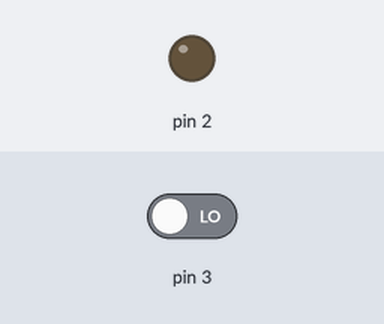
Bench run of a sketch on a simulated Arduino Uno, built with avr-gcc and run on an emulated ATmega328P. On the bench: output pins drawn as LEDs (lit = HIGH). The test bench sets the inputs (shaded band); at power-on: pin 3 LOW.

Above: at 1.2 s.
1.3 s: pin 3 driven HIGH
At 1.9 s:
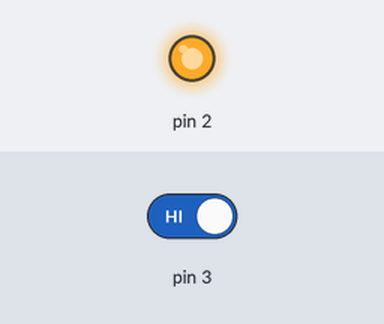
2.8 s: pin 3 driven LOW
At 3.1 s:
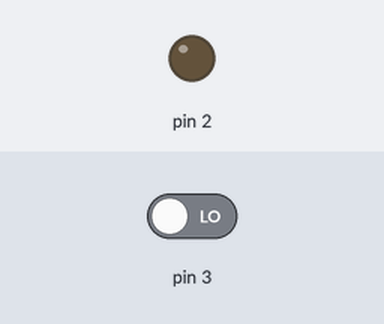
Timing chart, 0 to 5.8 s (numbered marks = the images above; inputs shaded):
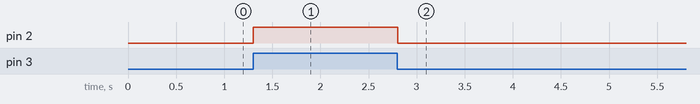

The sketch:

sketch_jul09b.ino
```cpp
void setup() {
  pinMode(2, OUTPUT);
  pinMode(3, INPUT);
}

void loop() {
  int button = digitalRead(3);
  digitalWrite(2,button);
  delay(10);

}
```

Measured:
- after the input at 1.3 s, pin 2: LOW → HIGH at once
- after the input at 2.8 s, pin 2: HIGH → LOW at once
